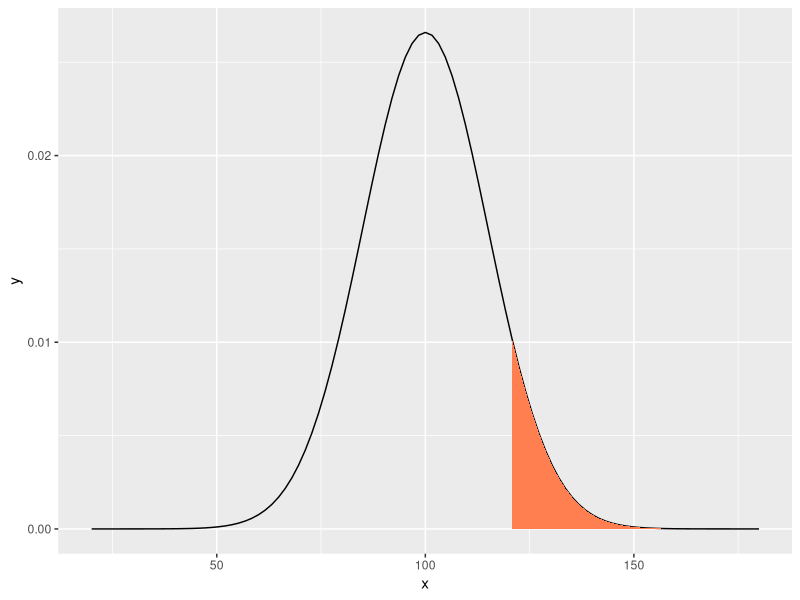
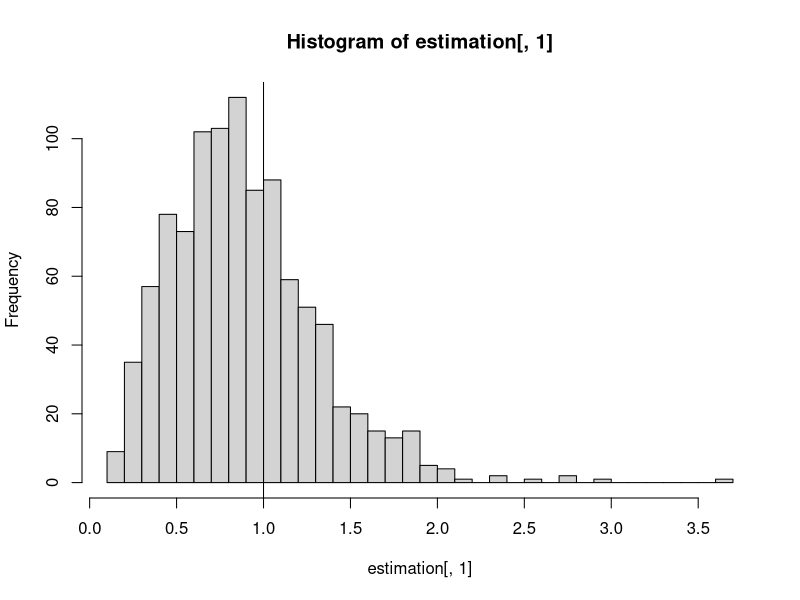
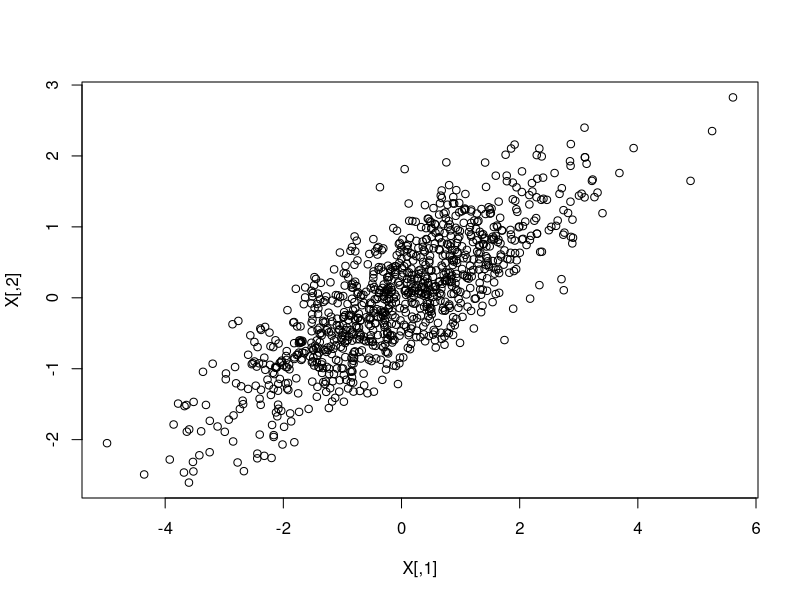

Write the R code that produced these figures, in order. (Note: this script raises an error after producing the figures.)
#Ex1

Psup120 <- 1-pnorm(120,100,15)
Pinf100 <- pnorm(100,100,15)
IQ_sup_120 <- function(x){
  ifelse(x >120,dnorm(x, mean=100, sd=15),NA)
}
library(ggplot2)
ggplot(data.frame(x=c(20,180)),aes(x))+
  stat_function(fun=dnorm,args=list(mean=100,sd=15))+
  stat_function(fun=IQ_sup_120,geom="area", fill="coral")



#Ex2

#cf la correction car c'est de l'??crit 
#cf photo 1/10

#Ex3

n = 10
ns = 1000
estimation <- matrix(0,ns,2)
for (i in 1:ns){
  x <- rnorm(10)
  estimation[i,1] <- mean((x-mean(x))^2)
  estimation[i,2] <- estimation[i,1]*n/(n-1)
}
hist(estimation[,1], breaks=50)
abline(v=1)

colMeans(estimation)


#Ex4

library(MASS)
X <- mvrnorm(1000,c(0,0),Sigma = matrix(c(2,1,1,0.75),2,2))
plot(X)
mv2density <- function(x,y,mu= c(0,0), Sigma = matrix(c(2,1,1,0.75),2,2)){
  (2*pi)^(-1)*det(Sigma)^(-1/2)*exp(-1/2*(rbind(c(x,y)-mu)%*%solve(Sigma)%*%(cbind(c(x,y)-mu))))
}
plot(X(c(1,2),c(2,3),c(0,0), Sigma = matrix(c(2,1,1,0.75),2,2)))
